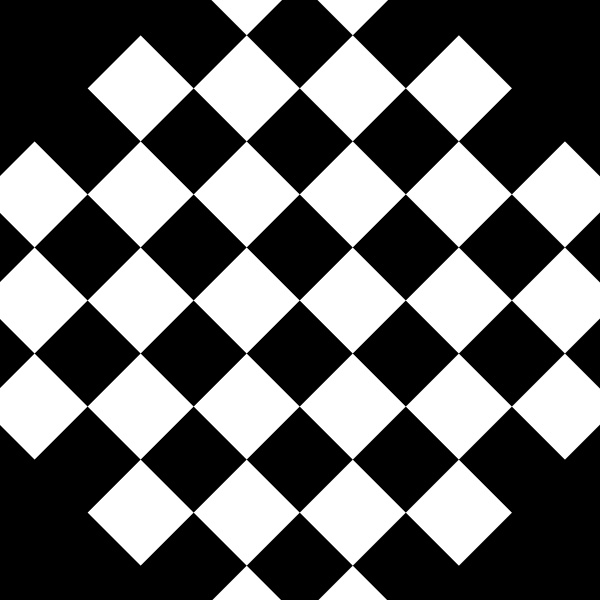
#> input picture images/rotated_chessboard.jpg, 600 x 600 px
$ python test2.py
#> lines starting #> are read from the running program, lines starting #| are printed output that depends on the picture; after the words box and inside, x2 and y2 are one past the last pixel; in counts of white or black regions, pixels touching at a corner belong together
# Python programe to illustrate
# corner detection with
# Harris Corner Detection Method

# organizing imports
import cv2
import numpy as np

# path to input image specified and
# image is loaded with imread command
image = cv2.imread('images/rotated_chessboard.jpg')
#> image is the input picture: shape (600, 600, 3); min 0, max 255, mean 105.6

# convert the input image into
# grayscale color space
operatedImage = cv2.cvtColor(image, cv2.COLOR_BGR2GRAY)

# modify the data type
# setting to 32-bit floating point
operatedImage = np.float32(operatedImage)

# apply the cv2.cornerHarris method
# to detect the corners with appropriate
# values as input parameters
dest = cv2.cornerHarris(operatedImage, 2, 5, 0.07)
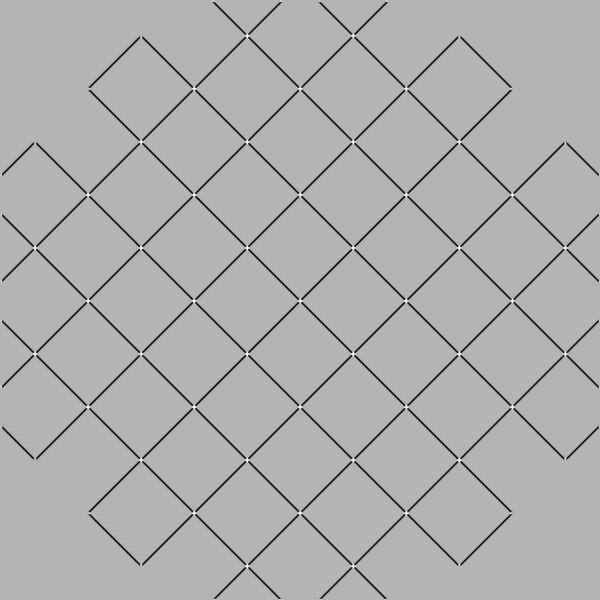
#> dest: shape (600, 600) float32; min -1.83e+10, max 7.6e+09, mean -595480384; drawn with min black and max white

# Results are marked through the dilated corners
dest = cv2.dilate(dest, None)
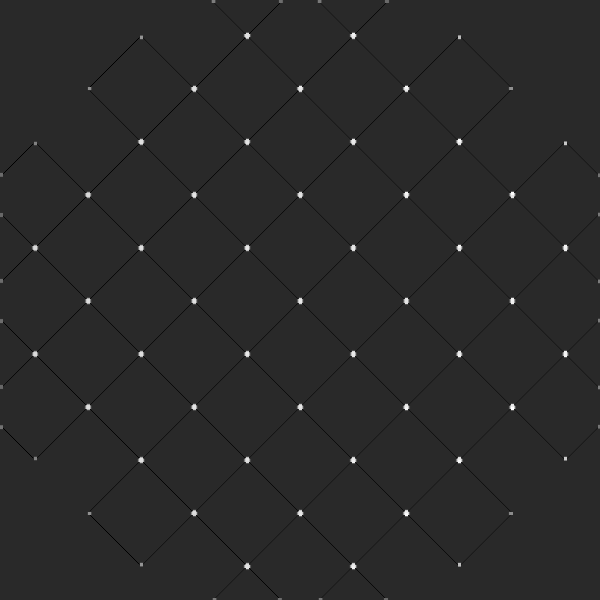
#> dest: shape (600, 600) float32; min -1.48e+09, max 7.6e+09, mean 10607444; drawn with min black and max white

# Reverting back to the original image,
# with optimal threshold value
image[dest > 0.01 * dest.max()]=[0, 0, 255]
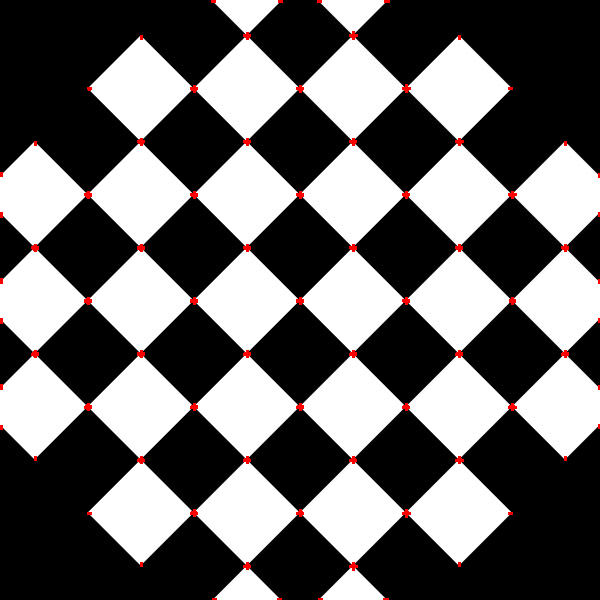
#> image: shape (600, 600, 3); 0.67% of pixels changed, all inside (x1, y1, x2, y2) = (0, 0, 600, 600)

# the window showing output image with corners
cv2.imshow('Image with Borders', image)

# De-allocate any associated memory usage
if cv2.waitKey(0) & 0xff == 27:
#> (key Esc is pressed here)
    cv2.destroyAllWindows()

$ run again, with images/chessboard.jpg copied over images/rotated_chessboard.jpg
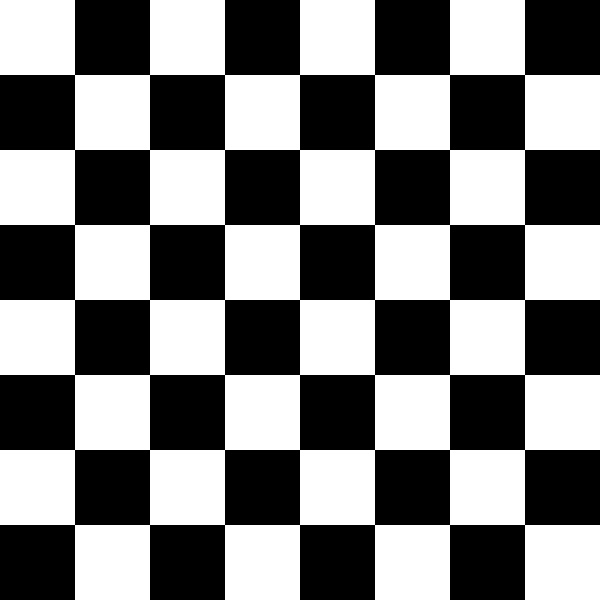
#> input picture images/chessboard.jpg, 600 x 600 px
#> image is the input picture: shape (600, 600, 3); min 0, max 255, mean 127.5
#> `dest = cv2.dilate(dest, None)`:
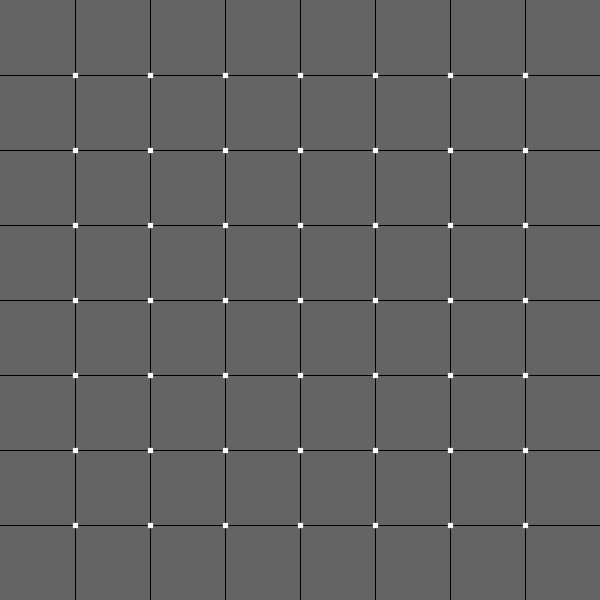
#> dest: shape (600, 600) float32; min -7.4e+09, max 1.14e+10, mean -123171072; drawn with min black and max white
#> `image[dest > 0.01 * dest.max()]=[0, 0, 255]`:
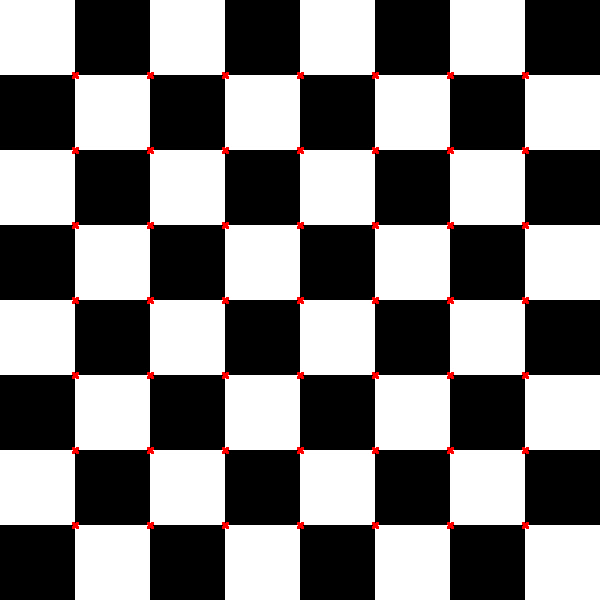
#> image: shape (600, 600, 3); 0.61% of pixels changed, all inside (x1, y1, x2, y2) = (72, 72, 529, 529)
